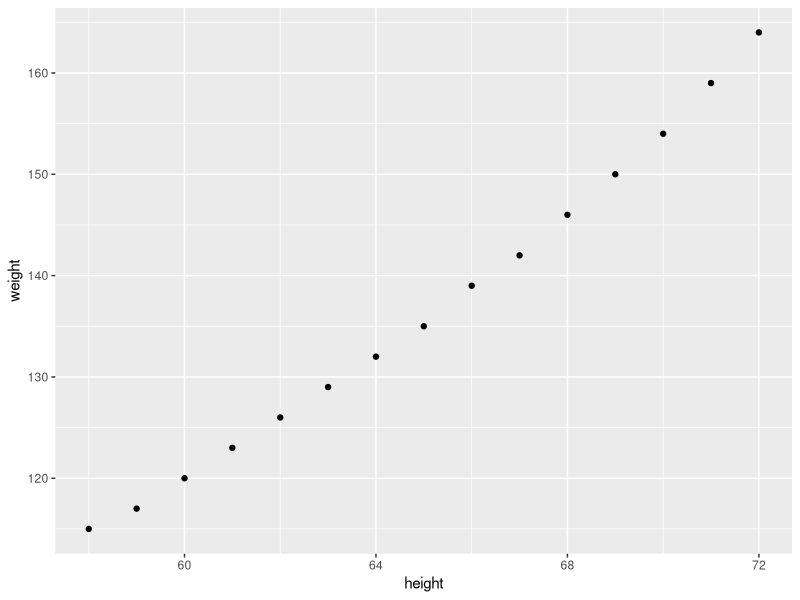
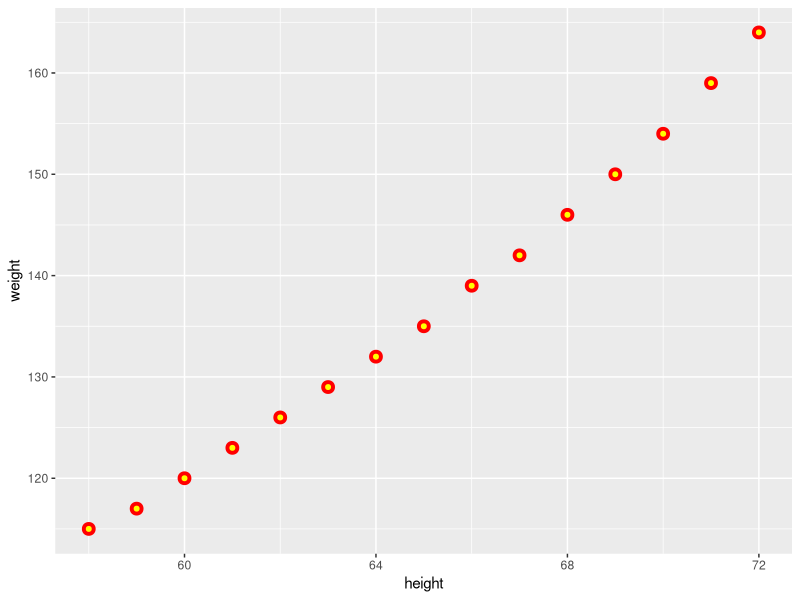

Source code (R) for these figures, in order:
#This code chunk identifies my working directory 
#and sets it to where I want to save and fetch files
#TASK: fill in between the parentheses if needed. 
#If not needed, make the two lines a comment
#getwd()
#setwd()

#This brings the 'women' data into my environment from Base R
women

#This code saves the women data as a dataframe with my name
#TASK: Change Anna to your name
zeid_mydata<-women

#This code chunk allows me to see the top 2 rows of my data
#TASK: replace the ? with the function that returns the top rows
head(zeid_mydata, 2)

#This code chunk shows me the structure 
#Such as number of columns, number of observations, 2 columns, and 15 observations
#Task: Complete the comment above 
#by filling in the blank with what else the str function returns
str(zeid_mydata)

#This code chunk shows me some basic summary stats
#Such as Min, max, median, 1st quartile, and 3rd quartile
#Task: Complete the comment above
summary(zeid_mydata)

#this allows me to apply the function to just one certain column
#Task: replace the ? in the code below with the correct character
mean(zeid_mydata$height)

#This allows me to save one column as its own object ('values' in the Environment)
#I can see the values in the Environment window
just_height<- (zeid_mydata$height)
#Task: Write the code below to create an object for the just weight column
just_weight<- (zeid_mydata$weight)

#This takes the individual objects ('values' in the Environment) and creates a dataframe
#I can see the Data in the Environment 
#Task: replace the ? in the code below with the correct character
heightandweight<- data.frame(just_height, just_weight)

#This code chunk creates a subset from my dataset
#Note that the subset only appears in the Console (not the Environment)
#If I wanted to save the subset, I would need to name it as done in the code above
subset(heightandweight, just_height>65)

#TASK: replace the ?'s below with the correct functions
#This shows me how many rows are in my dataset
nrow(heightandweight)
#This shows me how many columns are in my dataset
ncol(heightandweight)

#This also shows me how many rows and columns with just one function
#TASK: replace the ? with the correct function
str(heightandweight)

#This code will install the tibble package
install.packages("tibble")
#This code calls the tibble package so I can use its functions
library(tibble)

#TASK: Run the next few lines of code and note the difference in what the lines return
#Put your noted difference in a new comment below
# newwomen takes heightandweight data and appends the 2 extra columns to it
# newwomen1 takes the 2 columns from heightandweight and renames them, thus showing only 2 columns by their new names
NewWomen<-tibble(heightandweight, height=just_height, weight=just_weight)
NewWomen1<-tibble(height=just_height, weight=just_weight)
View(NewWomen)
View(NewWomen1)

#This installs the ggplot2 package
#TASK: replace the ? with the word needed to install the ggplot2 package
install.packages("ggplot2")

#This calls the gglot2 package so I can use the functions in it
#TASK: replace the ? with the function that call the package
library(ggplot2)

#This produces a scatterplot of the height and weight columns
ggplot(NewWomen, aes(x=height, y=weight)) + 
  geom_point()

#Optional 'Just for fun' TASK: Change the arguments for the geom point and see what happens to the plot
ggplot(NewWomen, aes(x=height, y=weight)) + 
  geom_point(shape = 21, colour = "red", fill = "yellow", size = 2, stroke = 2)
